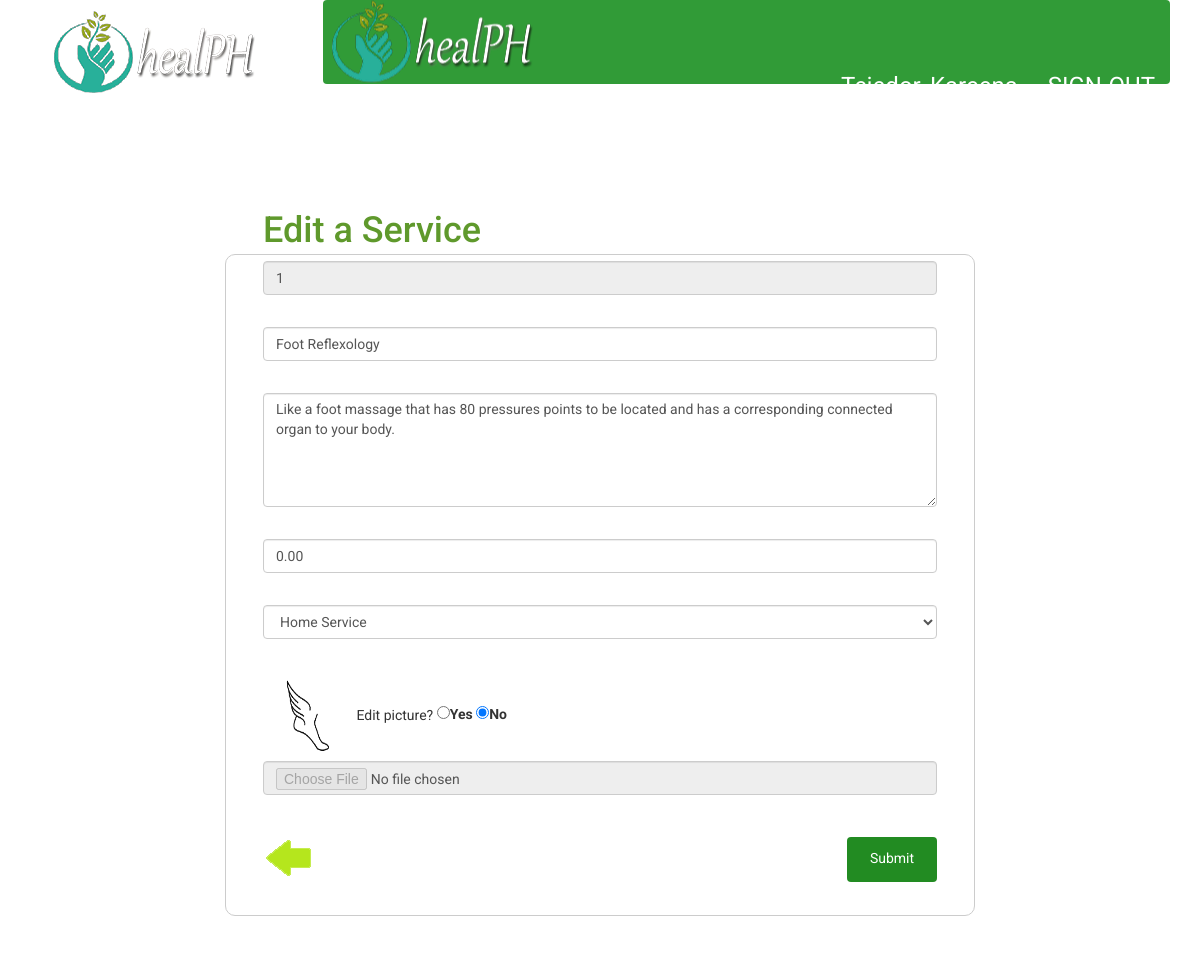
/healerPages/editservice.php?serviceid=1 (signed in), run on the app's committed database.
### tables this page shows
CREATE TABLE IF NOT EXISTS `service` (
  `SERVICE_ID` int(11) NOT NULL AUTO_INCREMENT,
  `SRVCTYPE_ID` int(11) NOT NULL,
  `ACCT_ID` int(11) NOT NULL,
  `NAME` varchar(60) NOT NULL,
  `DESCRIPTION` varchar(3000) NOT NULL,
  `PRICE` decimal(10,2) NOT NULL,
  `STATUS` varchar(100) NOT NULL DEFAULT 'ACTIVE',
  `PICTURE` varchar(60) NOT NULL,
  `RATE` decimal(5,1) NOT NULL,
  PRIMARY KEY (`SERVICE_ID`)
);

### healerPages/editservice.php (the view, shortened to what this page needs)
<?php
	require '../queries/connection.php';
	$accountid = $_SESSION['USERID'];
	if(isset($_GET['serviceid'])) {
		$serviceid = $_GET['serviceid'];
		$sql = "SELECT * FROM service WHERE SERVICE_ID = '$serviceid'";
		$retrieve = $conn->query($sql)->fetchAll();
		if($retrieve) {
			foreach($retrieve as $row) {
				$serviceid = $row['SERVICE_ID'];
				$servicename = $row['NAME'];
				$description = $row['DESCRIPTION'];
				$price = $row['PRICE'];
				$type = $row['SRVCTYPE_ID'];
				$picture = $row['PICTURE'];
			}
		}
	}
	else {
		header('Location: viewServices.php');
	}
?>
<!DOCTYPE html>
<html lang="en">
<head>
		<link href="../assets/css/main.css" rel="stylesheet" />
</head>
<body class="addHealer">
		<div class="container">
				<div class="row">
						<div class="col-md-3 col-sm-3">
								<a href="loginHealer.php" class="navbar-brand"><img class="img-responsive wow slideInLeft" src="../assets/images/logo.png" /></a>
						</div>
						<div class="col-md-9 col-sm-9">
								<nav class="navbar navbar-inverse  wow bounceInUp">
										<div class="topUser">
												<ul class="nav navbar-nav">
														<li>
															<a href="profile.php?accountid=<?php echo $_SESSION['USERID']; ?>"><?php echo $_SESSION['NAME']; ?></a>
														</li>
														<li>
															<a href="../queries/signout.php">SIGN-OUT</a>
														</li>
												</ul>
										</div>
								</nav>
						</div>
				</div>
		</div>
		<section class="login">
				<div class="container">
						<div class="row">
								<div class="col-md-2 col-sm-2"></div>
								<div class="col-md-8 col-sm-8">
										<div id="loginForm">
												<h1 class="wow slideInDown">Edit a Service</h1>
												<form class="center-block" action="../queries/updateservice.php" method="post" enctype="multipart/form-data" >
														<div class="form-group">
																<input class="form-control wow lightSpeedIn" id="serviceid" name="serviceid" value="<?php echo $serviceid; ?>" placeholder="Service ID" type="text" required readonly > </div>
														<div class="message" id="sidMessage"></div>
														<div class="form-group">
																<input class="form-control wow lightSpeedIn" id="servicename" name="servicename" value="<?php echo $servicename; ?>" placeholder="Name of Service" type="text" required > </div>
														<div class="message" id="nosMessage"></div>
														<div class="form-group">
																<textarea class="form-control wow lightSpeedIn" id="description" name="description" placeholder="*Add Description" rows="5" spellcheck="true" required ><?php echo $description; ?></textarea>
														</div>
														<div class="message" id="descriptionMessage"></div>
														<div class="form-group">
																<input class="form-control wow lightSpeedIn" value="<?php echo $price; ?>" id="price" name="price" placeholder="Price" type="number" required > </div>
														<div class="message" id="priceMessage"></div>
														<div class="form-group">
																<select class="form-control wow lightSpeedIn" id="type" name="type" required >
																	<?php
																		$sql = "SELECT * FROM service_type";
																		$retrieve = $conn->query($sql)->fetchAll();
																		if($retrieve) {
																			foreach($retrieve as $row) {
																				$id = $row['SRVCTYPE_ID'];
																				$servicetype = $row['SRVCTYPE'];
																				$selected = "";
																				if($type == $id) {
																					$selected = "selected";
																				}
																				echo "<option value='" .$id. "'" .$selected. ">" .$servicetype. "</option>";
																			}
																		}
																	?>
																</select>
														</div>
														<div class="message" id="typeMessage"></div>
														<div class="form-group">
															<img src="../images/service/<?php echo $accountid. "/" .$picture; ?>" style="width: 90px; height: 90px;" />
															Edit picture? <input type="radio" name="confirmedit" onclick="checkSelected(this.value)" id="yes" value="Yes"><label for="yes">Yes</label>
															<input type="radio" name="confirmedit" onclick="checkSelected(this.value)" id="no" value="No" checked ><label for="no">No</label>
															<input class="form-control wow lightSpeedIn" type="file" name="picture" value="<?php echo $picture; ?>" id="picture" disabled required />
														</div>
														<div class="message" id="pictureMessage"></div>
												<input class="btn btn-danger wow bounceInRight hvr-grow" type="submit" id="submit" value="Submit" />
												</form>
												<div class="back2 hvr-float">
														<a href="viewServices.php"> <img src="../assets/images/back.png"></a>
												</div>
										</div>
								</div>
								<div class="col-md-2 col-sm-2"> </div>
						</div>
				</div>
		</section>
</body>
</html>

### data on the page
service: serviceid "1", servicename "Foot Reflexology", description "Like a foot massage that has 80 pressures points to be located and has a corresponding connected organ to your body.", price "0.00", PICTURE (picture)

### other printed values
$_SESSION['NAME'] "Tejedor, Kareena"
form field type "Home Service"
